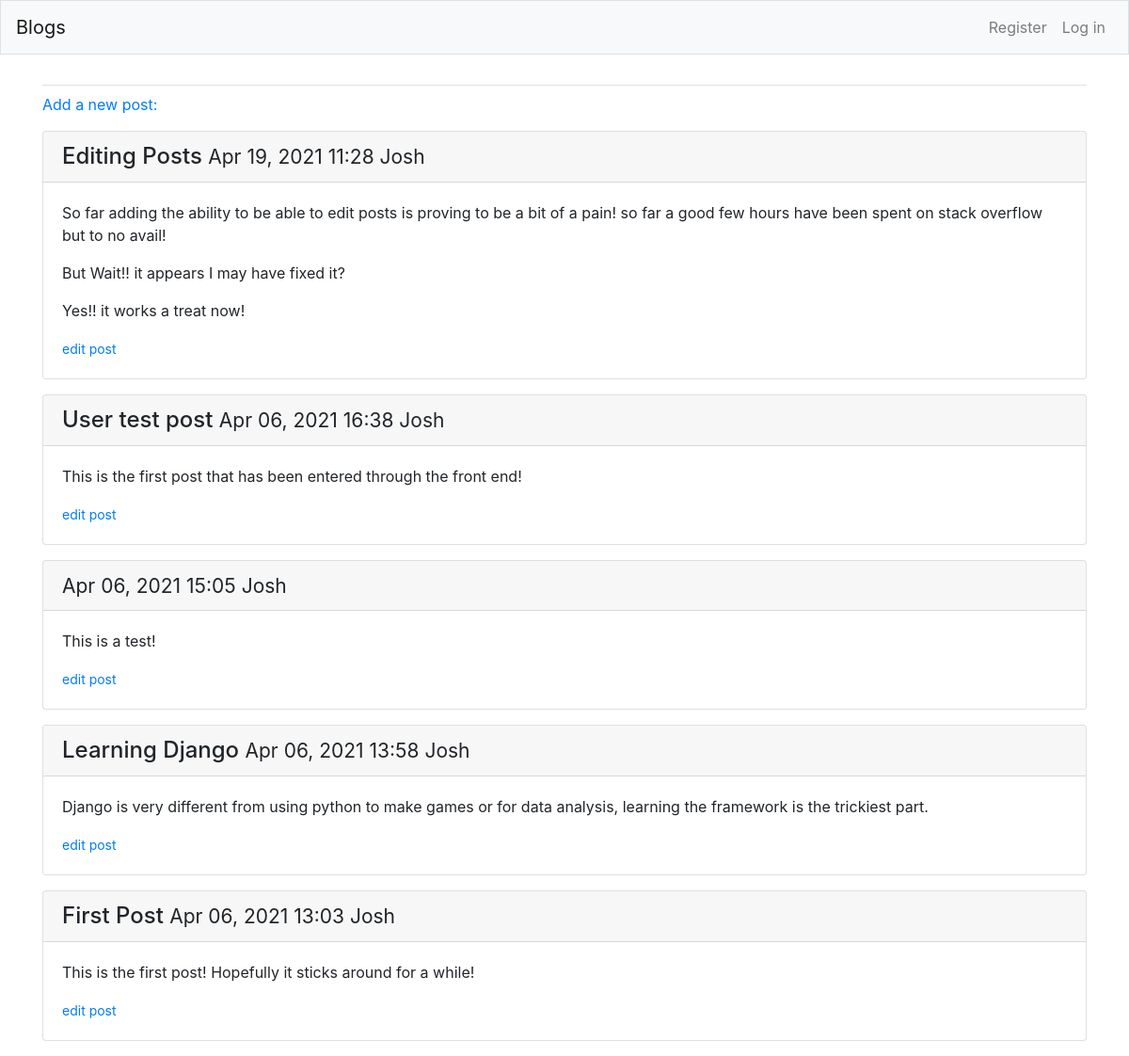
/, run on an earlier commit of the app's database.
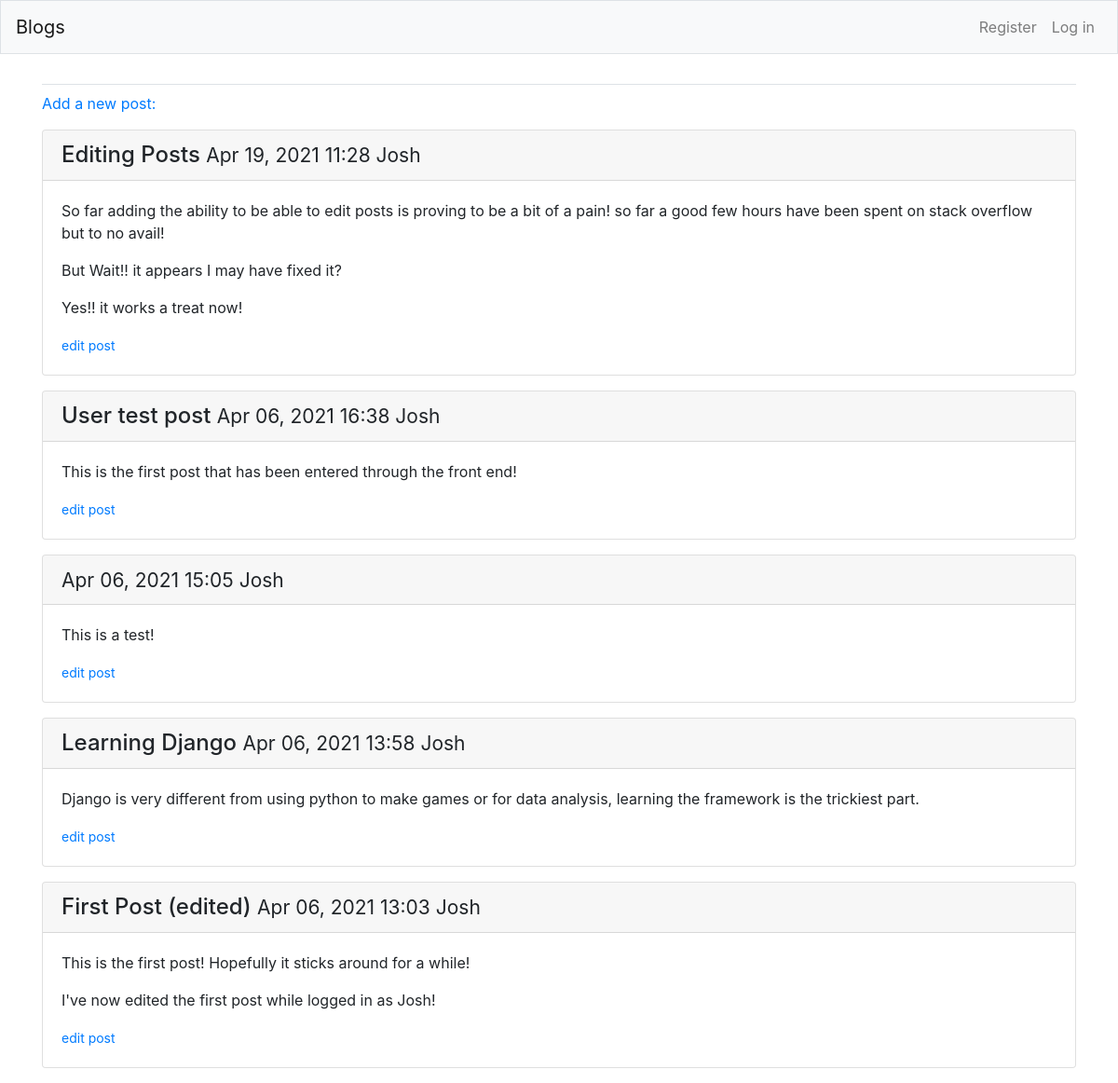
And on a later commit of the database.
### blogs/models.py (models this page shows, shortened)
class BlogPost(models.Model):
    title = models.CharField(max_length=200)
    text = models.TextField()
    date_added = models.DateTimeField(auto_now_add=True)
    owner = models.ForeignKey(User, on_delete=models.CASCADE)

### blogs/views.py (the view)
# urls.py: path('', views.index, name='index'),
def index(request):
    posts = BlogPost.objects.order_by('-date_added')
    context = {'posts': posts}
    return render(request, 'blogs/index.html', context)

### blogs/templates/blogs/index.html (shortened to what this page needs)
{% extends "blogs/base.html" %}
{% block content%}
    <p>
        <a href="{% url 'blogs:new_blog' %}">Add a new post:</a>
    </p>
    {% for post in posts %}
    <div class="card mb-3">
        <h4 class="card-header">
            {{ post.title }}
            <small>
                {{ post.date_added|date:'M d, Y H:i' }}
                {{ post.owner }}
            </small>
        </h4>
        <div class="card-body">
            {{ post.text|linebreaks }}
            <small>
                <a href="{% url 'blogs:edit_blog' post.id %}">edit post</a>
            </small>
        </div>
    </div>
    {% empty %}
        <li>No posts have been added yet.</li>
    {% endfor %}
{% endblock content %}

What changed in the data, as far as the page shows it:
changed BlogPost: title "First Post" → "First Post (edited)"; text "This is the first post! Hopefully it sticks around for a while!" → "This is the first post! Hopefully it sticks around for a while! I've now edited the first post while logged in as Josh!"
